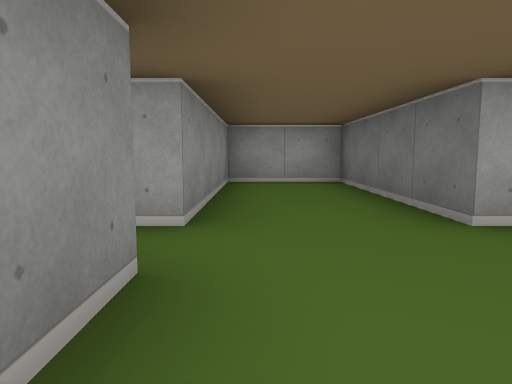
View 1 (above)

17 first-person views from a walk through a cub3D ray-caster map. The camera is about half as high as the walls, tilts 6° down and sees 70° across. The floor is counted in squares. Each view is taken from the middle of a square. On the plan, view 1 faces up. The plan holds only what a view shows up to about 9 squares ahead; the rest is blank.

View 2
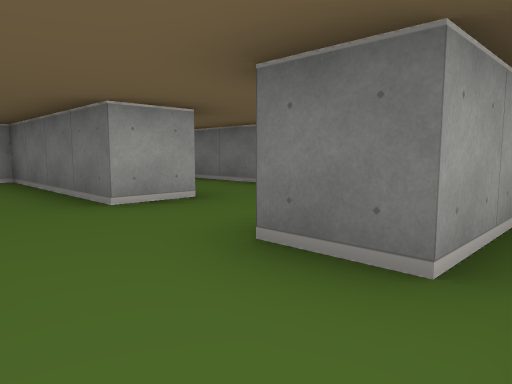

View 3
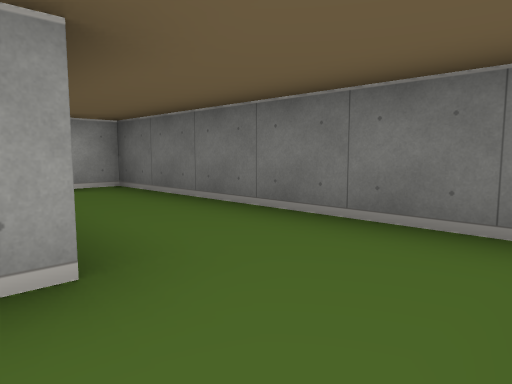

View 4
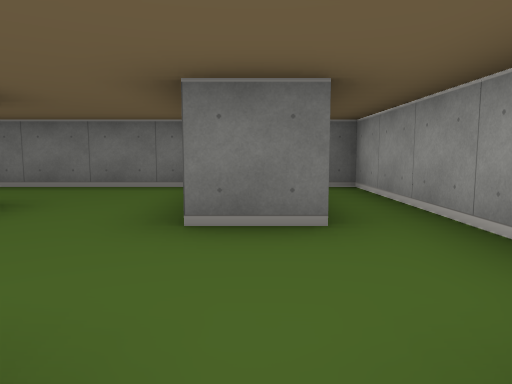

View 5
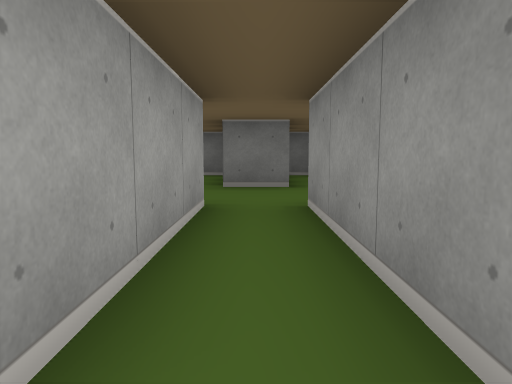

View 6
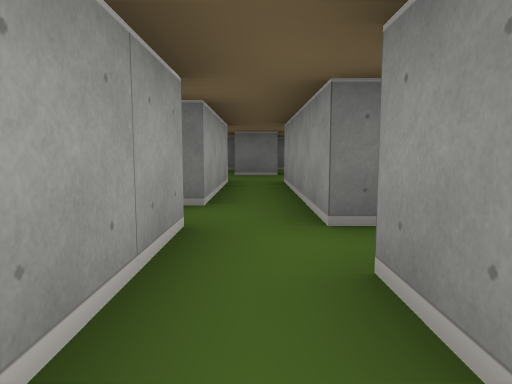

View 7
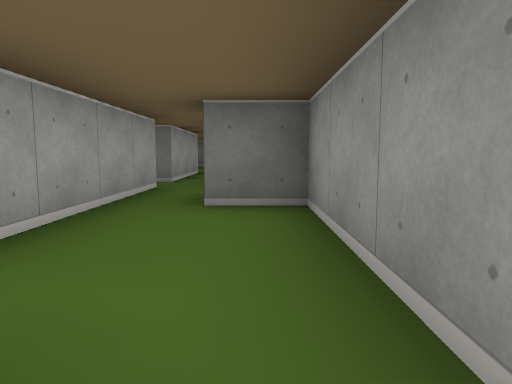

View 8
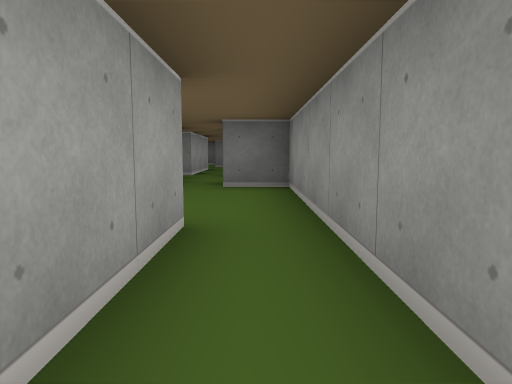

View 9
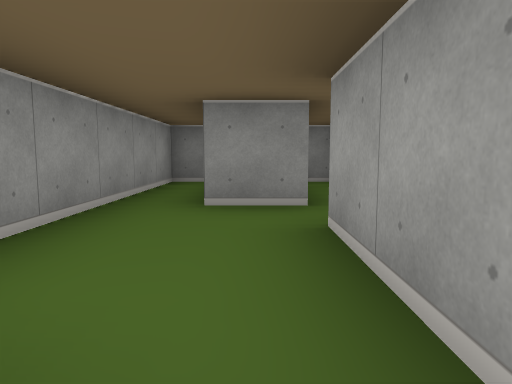

View 10
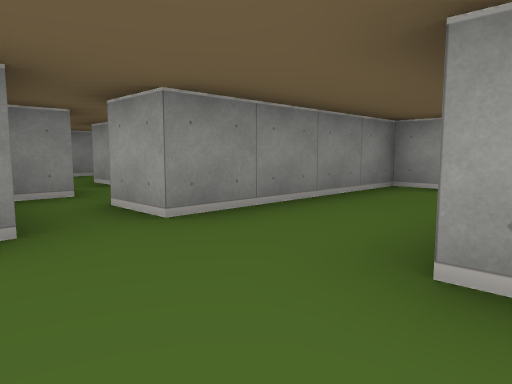

View 11
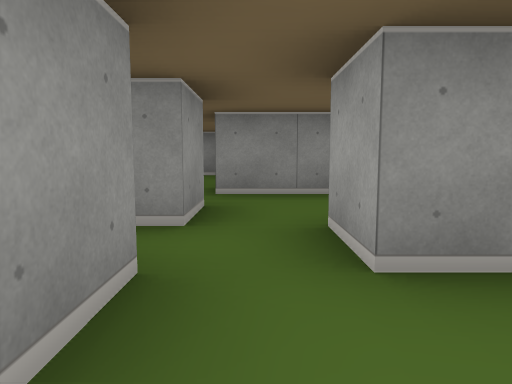

View 12
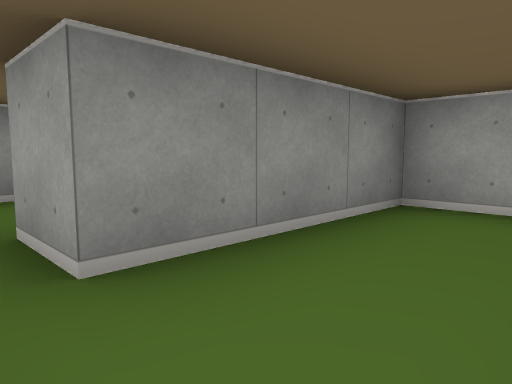

View 13
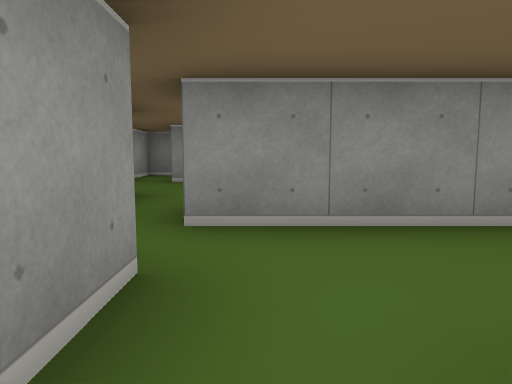

View 14
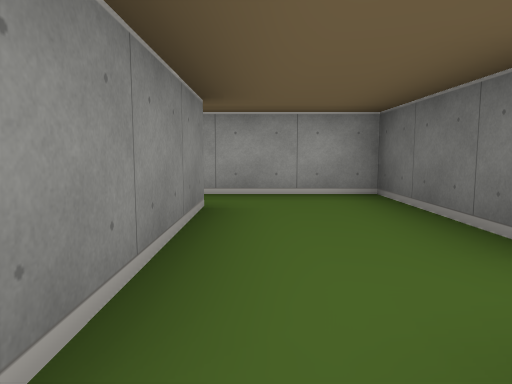

View 15
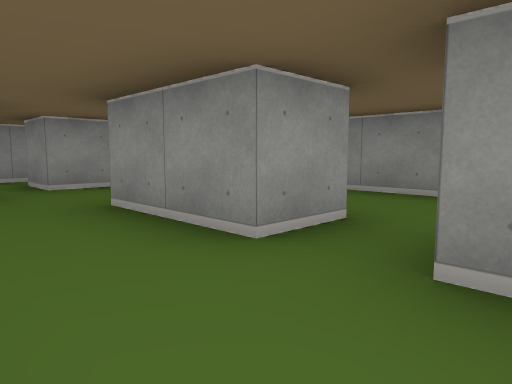

View 16
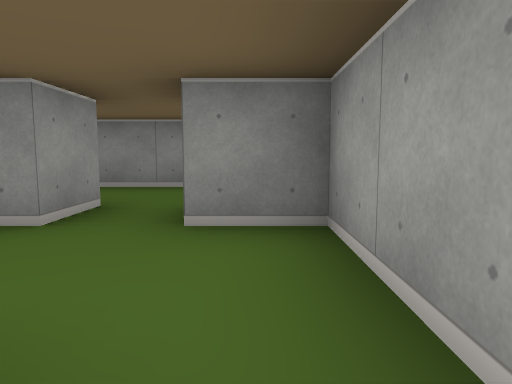

View 17
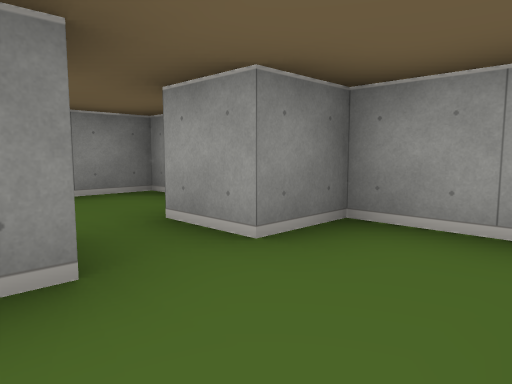

### Floor plan
Points are (right, up) in squares from view 1. A wall is a line through its corners. A room is listed if a view was taken in it or the views show most of it. See-through windows are left out.
Room 1 (views 1, 2, 3, 10)
walls: (-0.5, 1.6) (-0.5, 0.5); (2.6, 2.5) (1.5, 2.5) (1.5, 6.5) (-0.5, 6.5) (-0.5, 2.5); (3, -0.5) (1.5, -0.5) (1.5, 0.5); (1, -1.5) (4.5, -1.5) (4.5, -0.8)
ways out: opening at (0, 0) to room 2; opening at (-1, 2) to room 4; opening at (2, 1.5) to room 8
Room 2 (views 4, 5)
walls: (-4.5, -0.5) (-0.5, -0.5); (-4.5, 0.5) (-5.5, 0.5); (-0.5, 0.5) (-3.5, 0.5)
ways out: opening at (0, 0) to room 1; opening at (-6, 0) to room 3; opening at (-4, 1.5) to room 5
Room 3 (views 6, 7, 8, 9)
walls: (-9.5, -0.5) (-11.4, -0.5); (-12.5, -0.9) (-12.5, -1.5) (-6.5, -1.5) (-6.5, -0.5) (-5.5, -0.5); (-5.5, 0.5) (-8.5, 0.5)
ways out: opening at (-6, 0) to room 2; opening at (-9, 0) to room 10
Room 4 (views 11, 12)
walls: (-3.5, 2.5) (-2.5, 2.5) (-2.5, 1.9); (-0.5, 2.5) (-1.5, 2.5); (-2.5, 6.5) (-3.5, 6.5) (-3.5, 3.5)
ways out: opening at (-1, 2) to room 1; opening at (-3, 3) to room 5
Room 5 (views 13, 14)
walls: (-5.5, 2.5) (-4.5, 2.5) (-4.5, 2.1); (-6.5, 3.5) (-6.5, 2.5); (-3.5, 3.5) (-4.5, 3.5); (-3.5, 0.5) (-3.5, 0.9)
ways out: opening at (-4, 1.5) to room 2; opening at (-3, 3) to room 4; opening at (-5.5, 4.5) to room 7; opening at (-7, 2) to room 10
Room 6 (views 15, 17)
walls: (-9.5, 4.5) (-9.5, 2.5); (-7.5, 6.5) (-9.5, 6.5) (-9.5, 5.5)
ways out: opening at (-7, 6) to room 7; opening at (-10, 5) to room 9; opening at (-8.5, 3.5) to room 10
Room 7 (view 16)
walls: (-6.5, 5.5) (-6.5, 3.5); (-4.5, 4) (-4.5, 6.5) (-7.5, 6.5)
ways out: opening at (-5.5, 4.5) to room 5; opening at (-7, 6) to room 6
Room 8 (no view inside)
walls: (4.5, 0.8) (4.5, 6.5) (3.8, 6.5)
ways out: opening at (2, 1.5) to room 1
Room 9 (no view inside)
walls: (-10.6, 4.5) (-9.5, 4.5); (-9.5, 5.5) (-10.5, 5.5); (-12.5, 6.6) (-12.5, 3.2)
ways out: opening at (-10, 5) to room 6
Room 10 (no view inside)
walls: (-10.5, 2.1) (-10.5, 1.5); (-12.5, 1.4) (-12.5, 0.5) (-9.5, 0.5) (-9.5, -0.5)
ways out: opening at (-9, 0) to room 3; opening at (-7, 2) to room 5; opening at (-8.5, 3.5) to room 6

Positions as (right, up) in squares from view 1, and headings:
1: (0, 0), facing up
2: (0, -1), facing up-right
3: (2, 1), facing up-right
4: (-1, 0), facing right
5: (-4, 0), facing right
6: (-7, 0), facing right
7: (-10, -1), facing right
8: (-12, -1), facing right
9: (-6, 0), facing left
10: (2, 1), facing up-left
11: (-2, 3), facing left
12: (-2, 3), facing up-left
13: (-4, 3), facing left
14: (-6, 2), facing up
15: (-8, 6), facing down-left
16: (-7, 6), facing left
17: (-8, 4), facing up-left
